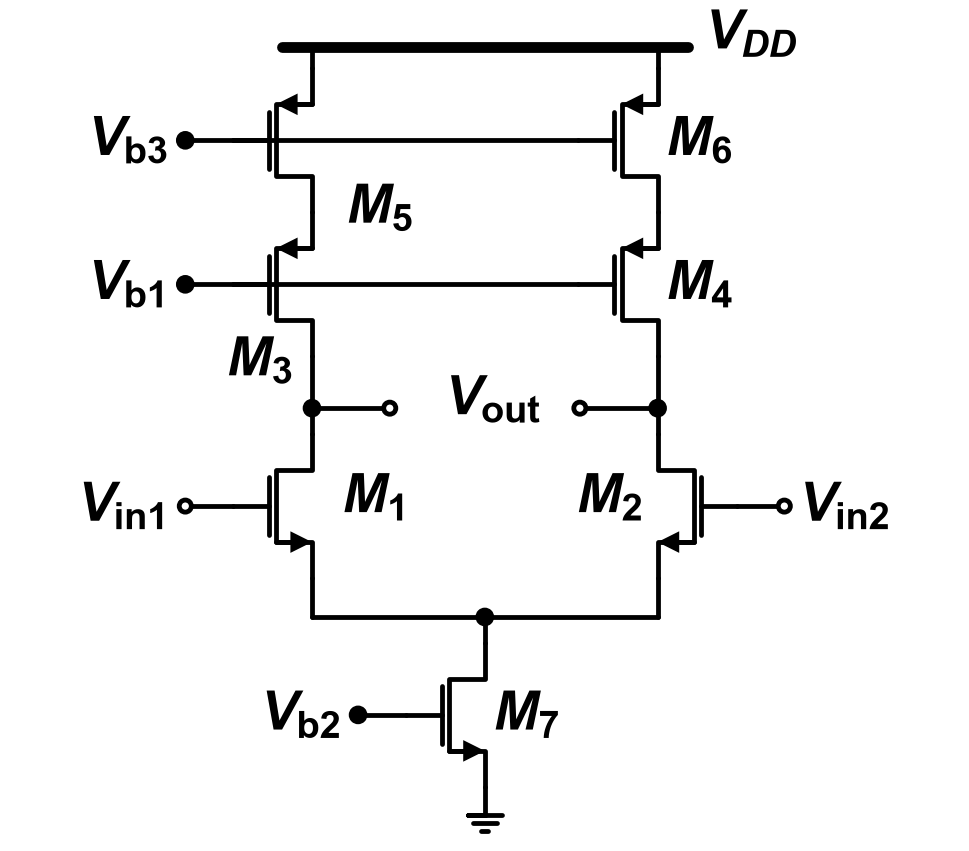

Here is the Python script that generated this plot:
"""2019-1 중간 Q4 — 기준: Q4.md '회로 — Fig Q4'."""
import schemdraw.elements as elm
from schem_style import dot, gate_terminal, new_drawing, nmos, pmos, rail

L = 0.12   # 소자 사이 짧은 배선


def draw():
    d = new_drawing()
    xl, xr, rail_y = 0, 4.0, 9.0
    xm = (xl + xr) / 2
    rail(d, (xl - 0.35, rail_y), (xr + 0.35, rail_y))
    d.add(elm.Label().right().at((xr + 0.45, rail_y + 0.05)).label(r"$V_{DD}$", halign="left"))
    # 위 pmos 두 쌍: M5·M6 (소스 → 레일), 그 아래 M3·M4. 각 쌍의 게이트 공통선은 왼쪽 기호 막대를 지난다
    m5 = pmos(d, at=(xl, rail_y - 0.25), anchor="source")
    m6 = pmos(d, at=(xr, rail_y - 0.25), anchor="source", label=r"$M_\mathrm{6}$")
    for m in (m5, m6):
        d.add(elm.Line().up().at(m.source).toy(rail_y))
    gate_terminal(d, m5.gate, r"$V_\mathrm{b3}$")
    d.add(elm.Line().right().at(m5.gate).tox(m6.gate.x))
    d.add(elm.Label().right().at((xl + 0.3, m5.drain.y - 0.05)).label(r"$M_\mathrm{5}$", halign="left"))
    m3 = pmos(d, at=m5.drain, anchor="source")
    m4 = pmos(d, at=m6.drain, anchor="source", label=r"$M_\mathrm{4}$")
    gate_terminal(d, m3.gate, r"$V_\mathrm{b1}$")
    d.add(elm.Line().right().at(m3.gate).tox(m4.gate.x))
    d.add(elm.Label().right().at((xl - 0.3, m3.drain.y - 0.15)).label(r"$M_\mathrm{3}$", halign="right"))
    # 드레인 → 출력 접속점
    d.add(elm.Line().down().at(m3.drain).length(0.6)); out1 = dot(d)
    d.add(elm.Line().down().at(m4.drain).length(0.6)); out2 = dot(d)
    # 출력: 두 원이 가운데에서 마주 보고 그 사이에 V_out
    d.add(elm.Line().right().at(out1.center).length(0.9)); dot(d, open_=True)
    d.add(elm.Line().left().at(out2.center).length(0.9)); dot(d, open_=True)
    d.add(elm.Label().right().at((xm, out1.center.y)).label(r"$V_\mathrm{out}$"))
    # 입력 쌍: M1 보통, M2 좌우 반전
    d.add(elm.Line().down().at(out1.center).length(0.3))
    m1 = nmos(d, at=d.here, anchor="drain")
    d.add(elm.Label().right().at((xl + 0.25, m1.center.y)).label(r"$M_\mathrm{1}$", halign="left"))
    d.add(elm.Line().down().at(out2.center).length(0.3))
    m2 = nmos(d, at=d.here, anchor="drain", mirror=True)
    d.add(elm.Label().right().at((xr - 0.25, m2.center.y)).label(r"$M_\mathrm{2}$", halign="right"))
    gate_terminal(d, m1.gate, r"$V_\mathrm{in1}$", open_=True)
    gate_terminal(d, m2.gate, r"$V_\mathrm{in2}$", open_=True, right=True)
    # 두 소스 → 아래 → 가운데 n3 접속점 → M7 → 접지
    ybot = m1.source.y - 0.45
    d.add(elm.Line().down().at(m1.source).toy(ybot))
    d.add(elm.Line().right().tox(xm)); n3 = dot(d)
    d.add(elm.Line().right().tox(xr))
    d.add(elm.Line().up().toy(m2.source.y))
    d.add(elm.Line().down().at(n3.center).length(0.3))
    m7 = nmos(d, at=d.here, anchor="drain", label=r"$M_\mathrm{7}$")
    gate_terminal(d, m7.gate, r"$V_\mathrm{b2}$")
    d.add(elm.Ground().at(m7.source).scale(0.8))
    return d
